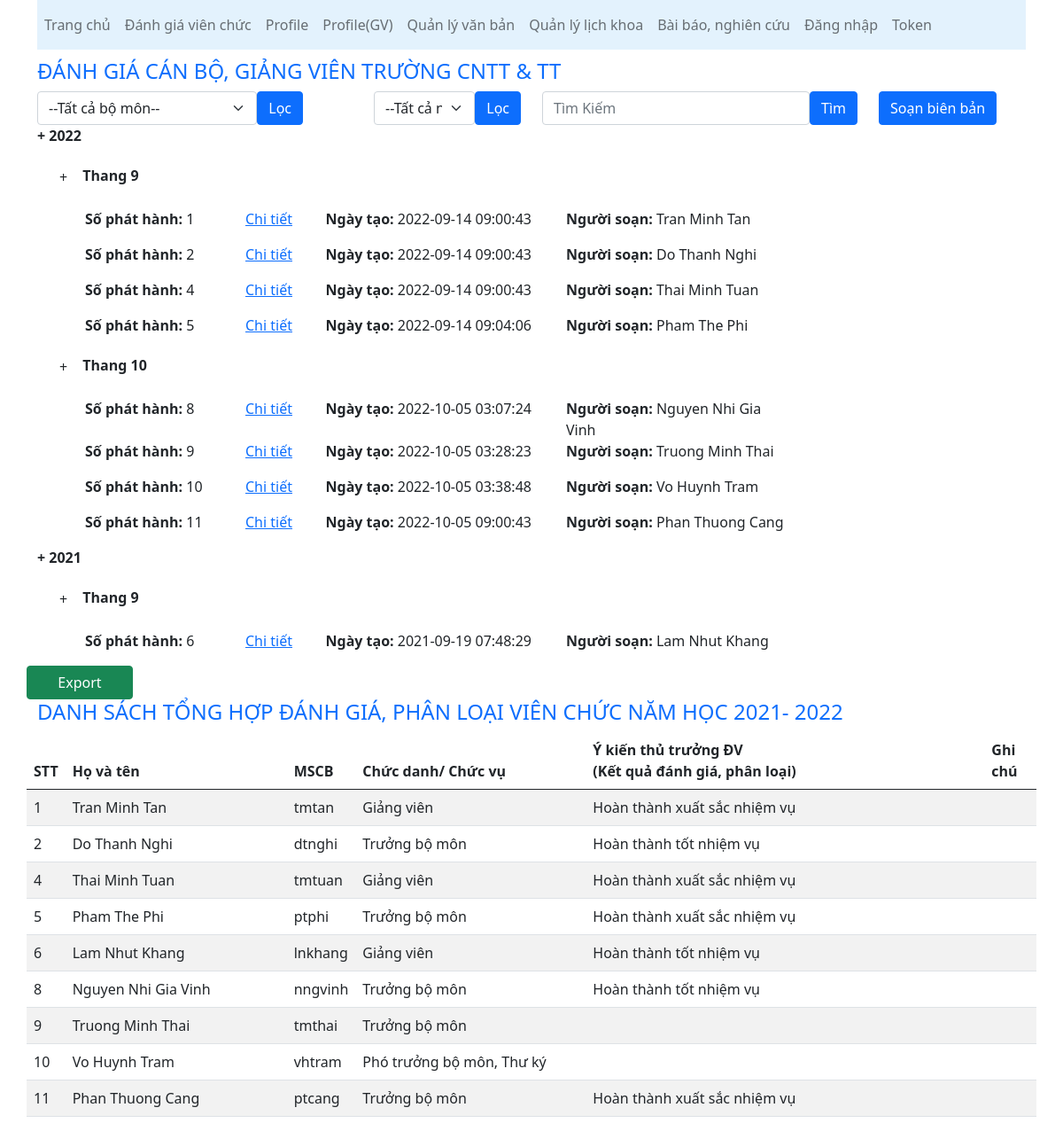
The page /phieu-danh-gia/index.php on the database its author committed.
### tables this page shows
CREATE TABLE `phieudanhgiavc` (
  `idDanhGia` int(11) NOT NULL,
  `idThoiGianDanhGia` int(11) NOT NULL,
  `MaCB` varchar(20) NOT NULL,
  `Permission` int(11) NOT NULL,
  `BoMon` varchar(50) NOT NULL,
  `ChinhTriTuTuong` varchar(1000) NOT NULL,
  `DaoDucLoiSong` varchar(1000) NOT NULL,
  `TacPhongLeLoi` varchar(1000) NOT NULL,
  `YThucToChuc` varchar(1000) NOT NULL,
  `KetQuaThucHien` varchar(1000) NOT NULL,
  `ThaiDoPhucVu` varchar(1000) NOT NULL,
  `KetQuaHoatDong` varchar(1000) NOT NULL,
  `NangLucLanhDao` varchar(1000) NOT NULL,
  `TapHopDoanKet` varchar(1000) NOT NULL,
  `UuKhuyetDiem` varchar(1000) NOT NULL,
  `XepLoai` varchar(50) NOT NULL,
  `NhanXetDanhGiaCapBoMon` varchar(1000) NOT NULL,
  `XepLoaiCapBoMon` varchar(50) NOT NULL,
  `NhanXetDanhGiaCapKhoa` varchar(1000) NOT NULL,
  `XepLoaiCapKhoa` varchar(50) NOT NULL,
  `Created_at` timestamp NOT NULL DEFAULT current_timestamp()
);

CREATE TABLE `teacher` (
  `MaCB` varchar(20) NOT NULL,
  `BoMon` varchar(50) NOT NULL,
  `HoTen` varchar(50) NOT NULL,
  `GioiTinh` varchar(50) NOT NULL,
  `NgaySinh` varchar(20) NOT NULL,
  `SoDienThoai` varchar(20) NOT NULL,
  `Email` varchar(50) NOT NULL,
  `DiaChi` varchar(100) NOT NULL,
  `HocVi` varchar(50) NOT NULL,
  `HocVan` varchar(1000) NOT NULL,
  `ChungChi` varchar(1000) NOT NULL,
  `NghienCuu` varchar(1000) NOT NULL,
  `KinhNghiem` varchar(1000) NOT NULL,
  `Permission` int(11) NOT NULL
);

CREATE TABLE `roles` (
  `Permission` int(11) NOT NULL,
  `Role` varchar(50) NOT NULL
);

### phieu-danh-gia/index.php (the view, shortened to what this page needs)
<!DOCTYPE html>
<html lang="en">
<head>
    <link href="https://cdn.jsdelivr.net/npm/bootstrap@5.0.2/dist/css/bootstrap.min.css" rel="stylesheet">
</head>
<body>
    <?php require("../config/database.php"); ?>
    <div class="container">
        <?php require("../navbar/navbar.php"); ?>
        <div class="row" style="margin-top:10px;">
            <h4 style="color: #0d6efd;">ĐÁNH GIÁ CÁN BỘ, GIẢNG VIÊN TRƯỜNG CNTT & TT</h4>
        </div>
        <div class="row">
            <div class="col-sm-4">
                <form style="width: 300px; display: flex;" action="" method="post">
                    <select class="form-select" name="bomon">
                        <option value="all">--Tất cả bộ môn--</option>
                    </select>
                    <button class="btn btn-primary" type="submit" name="submitBoMon">Lọc</button>
                </form>
            </div>
            <div class="col-sm-2">
                <form style="display: flex;" action="" method="post">
                    <select class="form-select" name="selectNam">
                        <option value="all">--Tất cả năm--</option>
                    </select>
                    <button class="btn btn-primary" type="submit" name="submitNam">Lọc</button>
                </form>
            </div>
            <div class="col-sm-4">
                <form method="get" style="display:flex;">
                    <input type="text" class="form-control" name="searchVanBan" placeholder="Tìm Kiếm">
                    <button type="submit" class="btn btn-primary">Tìm</button>
                </form>
            </div>
            <div class="col-sm-2">
                <a href="http://localhost/joomla/phieu-danh-gia/edit.php" class="btn btn-primary">Soạn biên bản</a>
            </div>
        </div>
        <?php
        if (isset($_POST['submitBoMon'])) {
            $bomon = $_POST['bomon'];
            if ($bomon === "all") {
                header("Location: http://localhost/joomla/phieu-danh-gia/");
            }
            $sqlYear = "SELECT DISTINCT EXTRACT(YEAR FROM Created_at) AS year FROM phieudanhgiavc WHERE BoMon='$bomon'";
        } else if (isset($_GET['searchVanBan'])) {
            $searchVanBan = $_GET['searchVanBan'];
            $sqlYear = "SELECT DISTINCT EXTRACT(YEAR FROM Created_at) AS year FROM phieudanhgiavc WHERE (idDanhGia = '$searchVanBan' OR MaCB = '$searchVanBan' OR Created_at Like '%$searchVanBan%')";
        } else if (isset($_POST['submitNam'])) {
            $selectNam = $_POST['selectNam'];
            if ($selectNam === "all") {
                header("Location: http://localhost/joomla/phieu-danh-gia/");
            }
            $sqlYear = "SELECT DISTINCT EXTRACT(YEAR FROM Created_at) AS year FROM phieudanhgiavc WHERE  Created_at Like '%$selectNam%'";
        } else {
            $sqlYear = "SELECT DISTINCT EXTRACT(YEAR FROM Created_at) AS year FROM phieudanhgiavc;";
        }
        $resultYear = mysqli_query($con, $sqlYear);
        while ($row = mysqli_fetch_array($resultYear)) { ?>
            <p style="font-weight: 700;"> + <?= $row['year'] ?></p>
            <?php
            $nam = $row['year'];
            if (isset($_POST['submitBoMon'])) {
                $bomon = $_POST['bomon'];
                $sqlMonth = "SELECT DISTINCT EXTRACT(MONTH FROM Created_at) AS month FROM phieudanhgiavc WHERE year(Created_at) = $nam and BoMon='$bomon';";
            } else if (isset($_GET['searchVanBan'])) {
                $searchVanBan = $_GET['searchVanBan'];
                $sqlMonth = "SELECT DISTINCT EXTRACT(MONTH FROM Created_at) AS month FROM phieudanhgiavc WHERE year(Created_at) = $nam and (idDanhGia = '$searchVanBan' OR MaCB = '$searchVanBan' OR Created_at Like '%$searchVanBan%');";
            } else if (isset($_POST['submitNam'])) {
                $selectNam = $_POST['selectNam'];
                $sqlMonth = "SELECT DISTINCT EXTRACT(MONTH FROM Created_at) AS month FROM phieudanhgiavc WHERE year(Created_at) = $nam and (Created_at Like '%$selectNam%');";
            } else {
                $sqlMonth = "SELECT DISTINCT EXTRACT(MONTH FROM Created_at) AS month FROM phieudanhgiavc WHERE year(Created_at) = $nam;";
            }
            $resultMonth = mysqli_query($con, $sqlMonth);
            while ($row = mysqli_fetch_array($resultMonth)) { ?>
                <p class="collapsible" style="margin-left: 12px; font-weight: 700;"> <button class="btn">+</button> Thang <?= $row['month'] ?></p>
                <div class="content">
                    <?php
                    $thang = $row['month'];
                    if (isset($_POST['submitBoMon'])) {
                        $bomon = $_POST['bomon'];
                        $sqlDay = "SELECT * FROM `phieudanhgiavc` WHERE year(`Created_at`) = Year('$nam-01-01') AND month(`Created_at`) = month('$nam-$thang-01') and BoMon='$bomon';";
                    } else if (isset($_GET['searchVanBan'])) {
                        $searchVanBan = $_GET['searchVanBan'];
                        $sqlDay = "SELECT * FROM `phieudanhgiavc` WHERE year(`Created_at`) = Year('$nam-01-01') AND month(`Created_at`) = month('$nam-$thang-01') and (idDanhGia = '$searchVanBan' OR MaCB = '$searchVanBan' OR Created_at Like '%$searchVanBan%');";
                    } else if (isset($_POST['submitNam'])) {
                        $selectNam = $_POST['selectNam'];
                        $sqlDay = "SELECT * FROM `phieudanhgiavc` WHERE year(`Created_at`) = Year('$nam-01-01') AND month(`Created_at`) = month('$nam-$thang-01') and ( Created_at Like '%$selectNam%');";
                    } else {
                        $sqlDay = "SELECT * FROM `phieudanhgiavc` WHERE year(`Created_at`) = Year('$nam-01-01') AND month(`Created_at`) = month('$nam-$thang-01');";
                    }
                    $resultDay = mysqli_query($con, $sqlDay);
                    while ($row = mysqli_fetch_array($resultDay)) { ?>
                        <div class="row" style="margin-left: 42px;">
                            <div class="col-sm-2">
                                <p><span style="font-weight: 600;">Số phát hành:</span> <?= $row['idDanhGia'] ?></p>
                            </div>
                            <div class="col-sm-1"><a href="http://localhost/joomla/phieu-danh-gia/details.php?idVanBan=<?= $row['idDanhGia'] ?>">Chi tiết</a></div>
                            <div class="col-sm-3"><span style="font-weight: 600;">Ngày tạo: </span> <?= $row['Created_at'] ?></div>
                            <div class="col-sm-3"><span style="font-weight: 600;">Người soạn: </span> <?php
                                                                                                        $macb = $row['MaCB'];
                                                                                                        $sqlSelectDate = "SELECT * from teacher where MaCB = '$macb'";
                                                                                                        $resultThoiGian = mysqli_query($con, $sqlSelectDate);
                                                                                                        while ($row = mysqli_fetch_array($resultThoiGian)) {
                                                                                                        ?>
                                    <?= $row['HoTen'] ?>
                                <?php }
                                ?></div>
                        </div>
                    <?php }
                    ?>
                </div>
            <?php }
            ?>
        <?php }
        ?>
        <div class="row">
            <button style="width:120px;" onclick="exportToExcel('DanhSachDanhGiaTongHop2021_2022','DanhSachDanhGiaTongHop2021_2022','tableDanhSachDanhGia')" class="btn btn-success">Export</button>
            <h4 style="color: #0d6efd;">DANH SÁCH TỔNG HỢP ĐÁNH GIÁ, PHÂN LOẠI VIÊN CHỨC NĂM HỌC 2021- 2022</h4>
            <table id="tableDanhSachDanhGia" class="table table-striped table-hover">
                <thead>
                    <th>STT</th>
                    <th style="width:250px;">Họ và tên</th>
                    <th>MSCB</th>
                    <th style="width:260px;">Chức danh/ Chức vụ</th>
                    <th style="width:450px;">Ý kiến thủ trưởng ĐV<br>(Kết quả đánh giá, phân loại)</th>
                    <th>Ghi chú</th>
                </thead>
                <?php
                if (isset($_POST['submitBoMon'])) {
                    $bomon = $_POST['bomon'];
                    $sql1 = "SELECT * FROM phieudanhgiavc where BoMon = '$bomon'";
                } else if (isset($_POST['submitNam'])) {
                    $selectNam = $_POST['selectNam'];
                    $sql1 = "SELECT * FROM phieudanhgiavc where Created_at Like '%$selectNam%'";
                } else {
                    $sql1 = "SELECT * FROM phieudanhgiavc";
                }
                $result1 = mysqli_query($con, $sql1);
                while ($row = mysqli_fetch_array($result1)) { ?>
                    <tr>
                        <td><?php echo $row['idDanhGia'] ?></td>
                        <td><?php $macbTable = $row['MaCB'];
                            $sqlTenByMaCB = "select * from teacher where MaCB = '$macbTable'";
                            $resultTenByMaCB = mysqli_query($con, $sqlTenByMaCB);
                            while ($rowT = mysqli_fetch_array($resultTenByMaCB)) {
                                echo $rowT['HoTen'];
                            }
                            ?></td>
                        <td><?php echo $row['MaCB'] ?></td>
                        <td><?php $permissionTable = $row['Permission'];
                            $sqlRoleByMaCB = "select * from roles where Permission = '$permissionTable'";
                            $resultRoleByMaCB = mysqli_query($con, $sqlRoleByMaCB);
                            while ($rowP = mysqli_fetch_array($resultRoleByMaCB)) {
                                echo $rowP['Role'];
                            }
                            ?></td>
                        <td><?php echo $row['XepLoaiCapKhoa'] ?></td>
                        <td></td>
                    </tr> <?php } ?>
            </table>
        </div>
    </div>
</body>
</html>

### navbar/navbar.php (shortened to what this page needs)
<nav class="navbar navbar-expand-lg navbar-light " style="background-color: #e3f2fd;">
    <div class="collapse navbar-collapse" id="navbarSupportedContent">
        <ul class="navbar-nav mr-auto">
            <li class="nav-item active">
                <a class="nav-link" href="http://localhost/joomla/">Trang chủ</a>
            </li>
            <li class="nav-item">
                <a class="nav-link" href="http://localhost/joomla/phieu-danh-gia">Đánh giá viên chức</a>
            </li>
            <li class="nav-item">
                <a class="nav-link" href="http://localhost/joomla/profile">Profile</a>
            </li>
            <li class="nav-item">
                <a class="nav-link" href="http://localhost/joomla/profile">Profile(GV)</a>
            </li>
            <li class="nav-item">
                <a class="nav-link" href="http://localhost/joomla/van-ban">Quản lý văn bản</a>
            </li>
            <li class="nav-item active">
                <a class="nav-link" href="http://localhost/joomla/lichcongtac">Quản lý lịch khoa</a>
            </li>
            <li class="nav-item">
                <a class="nav-link" href="http://localhost/joomla/tra-cuu">Bài báo, nghiên cứu</a>
            </li>
            <li class="nav-item">
                <a class="nav-link" <?php echo isset($_SESSION['tokenId']) ? "style='display:none;'" : "" ?> href="http://localhost/joomla/login-system">Đăng nhập</a>
            </li>
            <li class="nav-item">
                <a class="nav-link" href="http://localhost/joomla/login-system/token.php">Token</a>
            </li>
        </ul>
    </div>
</nav>

### rows shown on the page
phieudanhgiavc: idDanhGia "1", Created_at "2022-09-14 09:00:43", MaCB "tmtan", XepLoaiCapKhoa "Hoàn thành xuất sắc nhiệm vụ"
teacher: HoTen "Tran Minh Tan"
phieudanhgiavc: idDanhGia "2", Created_at "2022-09-14 09:00:43", MaCB "dtnghi", XepLoaiCapKhoa "Hoàn thành tốt nhiệm vụ"
teacher: HoTen "Do Thanh Nghi"
phieudanhgiavc: idDanhGia "4", Created_at "2022-09-14 09:00:43", MaCB "tmtuan", XepLoaiCapKhoa "Hoàn thành xuất sắc nhiệm vụ"
teacher: HoTen "Thai Minh Tuan"
phieudanhgiavc: idDanhGia "5", Created_at "2022-09-14 09:04:06", MaCB "ptphi", XepLoaiCapKhoa "Hoàn thành xuất sắc nhiệm vụ"
teacher: HoTen "Pham The Phi"
phieudanhgiavc: idDanhGia "8", Created_at "2022-10-05 03:07:24", MaCB "nngvinh", XepLoaiCapKhoa "Hoàn thành tốt nhiệm vụ"
teacher: HoTen "Nguyen Nhi Gia Vinh"
phieudanhgiavc: idDanhGia "9", Created_at "2022-10-05 03:28:23", MaCB "tmthai"
teacher: HoTen "Truong Minh Thai"
phieudanhgiavc: idDanhGia "10", Created_at "2022-10-05 03:38:48", MaCB "vhtram"
teacher: HoTen "Vo Huynh Tram"
phieudanhgiavc: idDanhGia "11", Created_at "2022-10-05 09:00:43", MaCB "ptcang", XepLoaiCapKhoa "Hoàn thành xuất sắc nhiệm vụ"
teacher: HoTen "Phan Thuong Cang"
phieudanhgiavc: idDanhGia "6", Created_at "2021-09-19 07:48:29", MaCB "lnkhang", XepLoaiCapKhoa "Hoàn thành tốt nhiệm vụ"
teacher: HoTen "Lam Nhut Khang"
roles: Role "Giảng viên"
roles: Role "Trưởng bộ môn"
roles: Role "Phó trưởng bộ môn, Thư ký"

### other values the page prints
$row['year'] "2022"
$row['month'] "9"
$row['month'] "10"
$row['year'] "2021"
